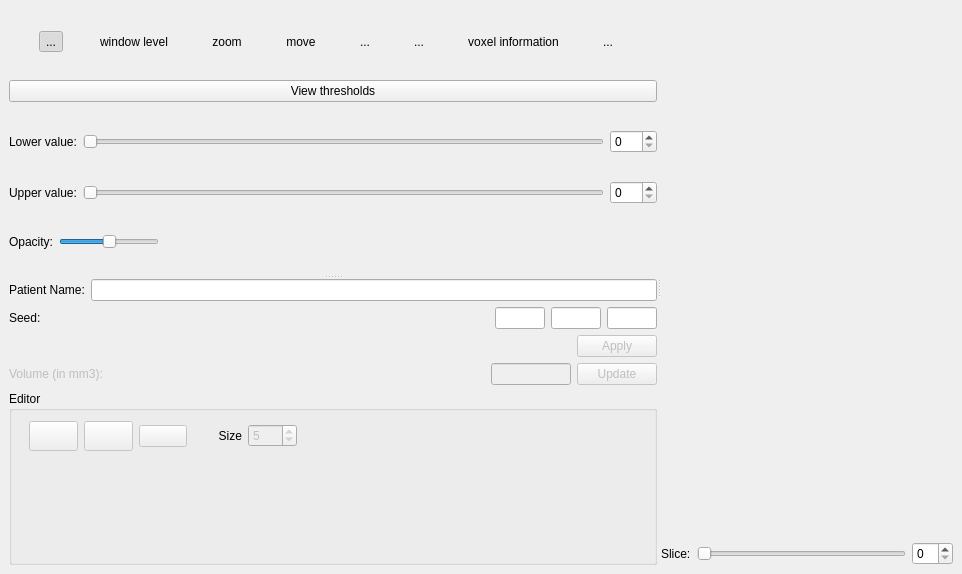
<ui version="4.0" >
 <author></author>
 <comment></comment>
 <exportmacro></exportmacro>
 <class>QStrokeSegmentationExtensionBase</class>
 <widget class="QWidget" name="QStrokeSegmentationExtensionBase" >
  <property name="geometry" >
   <rect>
    <x>0</x>
    <y>0</y>
    <width>962</width>
    <height>574</height>
   </rect>
  </property>
  <property name="windowTitle" >
   <string>Form</string>
  </property>
  <layout class="QHBoxLayout" >
   <property name="margin" >
    <number>9</number>
   </property>
   <property name="spacing" >
    <number>6</number>
   </property>
   <item>
    <widget class="QSplitter" name="m_verticalSplitter" >
     <property name="orientation" >
      <enum>Qt::Horizontal</enum>
     </property>
     <widget class="QSplitter" name="m_horizontalSplitter" >
      <property name="sizePolicy" >
       <sizepolicy>
        <hsizetype>7</hsizetype>
        <vsizetype>7</vsizetype>
        <horstretch>0</horstretch>
        <verstretch>0</verstretch>
       </sizepolicy>
      </property>
      <property name="orientation" >
       <enum>Qt::Vertical</enum>
      </property>
      <widget class="QWidget" name="layoutWidget_2" >
       <layout class="QVBoxLayout" >
        <property name="margin" >
         <number>0</number>
        </property>
        <property name="spacing" >
         <number>6</number>
        </property>
        <item>
         <layout class="QHBoxLayout" >
          <property name="margin" >
           <number>0</number>
          </property>
          <property name="spacing" >
           <number>0</number>
          </property>
          <item>
           <widget class="QToolButton" name="m_slicingToolButton" >
            <property name="text" >
             <string>...</string>
            </property>
            <property name="icon" >
             <iconset resource="../main/main.qrc" >:/images/slicing.png</iconset>
            </property>
            <property name="iconSize" >
             <size>
              <width>32</width>
              <height>32</height>
             </size>
            </property>
            <property name="checkable" >
             <bool>true</bool>
            </property>
            <property name="checked" >
             <bool>true</bool>
            </property>
            <property name="autoRaise" >
             <bool>true</bool>
            </property>
           </widget>
          </item>
          <item>
           <widget class="QToolButton" name="m_windowLevelToolButton" >
            <property name="text" >
             <string>window level</string>
            </property>
            <property name="icon" >
             <iconset resource="../main/main.qrc" >:/images/windowLevel.png</iconset>
            </property>
            <property name="iconSize" >
             <size>
              <width>32</width>
              <height>32</height>
             </size>
            </property>
            <property name="checkable" >
             <bool>true</bool>
            </property>
            <property name="autoRaise" >
             <bool>true</bool>
            </property>
           </widget>
          </item>
          <item>
           <widget class="QToolButton" name="m_zoomToolButton" >
            <property name="text" >
             <string>zoom</string>
            </property>
            <property name="icon" >
             <iconset resource="../main/main.qrc" >:/images/zoom.png</iconset>
            </property>
            <property name="iconSize" >
             <size>
              <width>32</width>
              <height>32</height>
             </size>
            </property>
            <property name="checkable" >
             <bool>true</bool>
            </property>
            <property name="autoRaise" >
             <bool>true</bool>
            </property>
           </widget>
          </item>
          <item>
           <widget class="QToolButton" name="m_moveToolButton" >
            <property name="text" >
             <string>move</string>
            </property>
            <property name="icon" >
             <iconset resource="../main/main.qrc" >:/images/move.png</iconset>
            </property>
            <property name="iconSize" >
             <size>
              <width>32</width>
              <height>32</height>
             </size>
            </property>
            <property name="checkable" >
             <bool>true</bool>
            </property>
            <property name="autoRaise" >
             <bool>true</bool>
            </property>
           </widget>
          </item>
          <item>
           <widget class="QToolButton" name="m_rotateClockWiseToolButton" >
            <property name="text" >
             <string>...</string>
            </property>
            <property name="icon" >
             <iconset resource="../main/main.qrc" >:/images/rotateClockWise.png</iconset>
            </property>
            <property name="iconSize" >
             <size>
              <width>32</width>
              <height>32</height>
             </size>
            </property>
            <property name="autoRaise" >
             <bool>true</bool>
            </property>
           </widget>
          </item>
          <item>
           <widget class="QToolButton" name="m_editorToolButton" >
            <property name="text" >
             <string>...</string>
            </property>
            <property name="icon" >
             <iconset resource="../main/main.qrc" >:/images/pencil.png</iconset>
            </property>
            <property name="iconSize" >
             <size>
              <width>32</width>
              <height>32</height>
             </size>
            </property>
            <property name="checkable" >
             <bool>true</bool>
            </property>
            <property name="autoRaise" >
             <bool>true</bool>
            </property>
           </widget>
          </item>
          <item>
           <widget class="QToolButton" name="m_voxelInformationToolButton" >
            <property name="layoutDirection" >
             <enum>Qt::LeftToRight</enum>
            </property>
            <property name="text" >
             <string>voxel information</string>
            </property>
            <property name="icon" >
             <iconset resource="../main/main.qrc" >:/images/voxelInformation.png</iconset>
            </property>
            <property name="iconSize" >
             <size>
              <width>32</width>
              <height>32</height>
             </size>
            </property>
            <property name="checkable" >
             <bool>true</bool>
            </property>
            <property name="autoRaise" >
             <bool>true</bool>
            </property>
           </widget>
          </item>
          <item>
           <widget class="QToolButton" name="m_seedToolButton" >
            <property name="text" >
             <string>...</string>
            </property>
            <property name="icon" >
             <iconset resource="../main/main.qrc" >:/images/seed.png</iconset>
            </property>
            <property name="iconSize" >
             <size>
              <width>32</width>
              <height>32</height>
             </size>
            </property>
            <property name="checkable" >
             <bool>true</bool>
            </property>
            <property name="autoRaise" >
             <bool>true</bool>
            </property>
           </widget>
          </item>
         </layout>
        </item>
        <item>
         <widget class="QPushButton" name="m_viewThresholdButton" >
          <property name="layoutDirection" >
           <enum>Qt::RightToLeft</enum>
          </property>
          <property name="text" >
           <string>View thresholds</string>
          </property>
         </widget>
        </item>
        <item>
         <layout class="QHBoxLayout" >
          <property name="margin" >
           <number>0</number>
          </property>
          <property name="spacing" >
           <number>6</number>
          </property>
          <item>
           <widget class="QLabel" name="textLabel1" >
            <property name="text" >
             <string>Lower value:</string>
            </property>
           </widget>
          </item>
          <item>
           <widget class="QSlider" name="m_lowerValueSlider" >
            <property name="maximum" >
             <number>255</number>
            </property>
            <property name="orientation" >
             <enum>Qt::Horizontal</enum>
            </property>
           </widget>
          </item>
          <item>
           <widget class="QSpinBox" name="m_lowerValueSpinBox" >
            <property name="maximum" >
             <number>255</number>
            </property>
           </widget>
          </item>
         </layout>
        </item>
        <item>
         <layout class="QHBoxLayout" >
          <property name="margin" >
           <number>0</number>
          </property>
          <property name="spacing" >
           <number>6</number>
          </property>
          <item>
           <widget class="QLabel" name="textLabel1_2" >
            <property name="text" >
             <string>Upper value:</string>
            </property>
           </widget>
          </item>
          <item>
           <widget class="QSlider" name="m_upperValueSlider" >
            <property name="maximum" >
             <number>255</number>
            </property>
            <property name="orientation" >
             <enum>Qt::Horizontal</enum>
            </property>
           </widget>
          </item>
          <item>
           <widget class="QSpinBox" name="m_upperValueSpinBox" >
            <property name="maximum" >
             <number>255</number>
            </property>
           </widget>
          </item>
         </layout>
        </item>
        <item>
         <layout class="QHBoxLayout" >
          <property name="margin" >
           <number>0</number>
          </property>
          <property name="spacing" >
           <number>6</number>
          </property>
          <item>
           <widget class="QLabel" name="m_opacitiyLabel" >
            <property name="text" >
             <string>Opacity:</string>
            </property>
           </widget>
          </item>
          <item>
           <widget class="QSlider" name="m_opacitySlider" >
            <property name="maximumSize" >
             <size>
              <width>100</width>
              <height>16777215</height>
             </size>
            </property>
            <property name="maximum" >
             <number>100</number>
            </property>
            <property name="value" >
             <number>50</number>
            </property>
            <property name="orientation" >
             <enum>Qt::Horizontal</enum>
            </property>
           </widget>
          </item>
          <item>
           <spacer>
            <property name="orientation" >
             <enum>Qt::Horizontal</enum>
            </property>
            <property name="sizeHint" >
             <size>
              <width>40</width>
              <height>20</height>
             </size>
            </property>
           </spacer>
          </item>
         </layout>
        </item>
       </layout>
      </widget>
      <widget class="QWidget" name="layoutWidget_3" >
       <layout class="QVBoxLayout" >
        <property name="margin" >
         <number>0</number>
        </property>
        <property name="spacing" >
         <number>6</number>
        </property>
        <item>
         <layout class="QHBoxLayout" >
          <property name="margin" >
           <number>0</number>
          </property>
          <property name="spacing" >
           <number>6</number>
          </property>
          <item>
           <widget class="QLabel" name="label_5" >
            <property name="text" >
             <string>Patient Name:</string>
            </property>
           </widget>
          </item>
          <item>
           <widget class="QLineEdit" name="m_patientNameLineEdit" />
          </item>
         </layout>
        </item>
        <item>
         <layout class="QVBoxLayout" >
          <property name="margin" >
           <number>0</number>
          </property>
          <property name="spacing" >
           <number>6</number>
          </property>
          <item>
           <layout class="QHBoxLayout" >
            <property name="margin" >
             <number>0</number>
            </property>
            <property name="spacing" >
             <number>6</number>
            </property>
            <item>
             <widget class="QLabel" name="m_seedLabel" >
              <property name="enabled" >
               <bool>true</bool>
              </property>
              <property name="text" >
               <string>Seed:</string>
              </property>
             </widget>
            </item>
            <item>
             <widget class="QLineEdit" name="m_seedXLineEdit" >
              <property name="enabled" >
               <bool>true</bool>
              </property>
              <property name="sizePolicy" >
               <sizepolicy>
                <hsizetype>4</hsizetype>
                <vsizetype>0</vsizetype>
                <horstretch>0</horstretch>
                <verstretch>0</verstretch>
               </sizepolicy>
              </property>
              <property name="maximumSize" >
               <size>
                <width>50</width>
                <height>16777215</height>
               </size>
              </property>
              <property name="readOnly" >
               <bool>true</bool>
              </property>
             </widget>
            </item>
            <item>
             <widget class="QLineEdit" name="m_seedYLineEdit" >
              <property name="enabled" >
               <bool>true</bool>
              </property>
              <property name="sizePolicy" >
               <sizepolicy>
                <hsizetype>4</hsizetype>
                <vsizetype>0</vsizetype>
                <horstretch>0</horstretch>
                <verstretch>0</verstretch>
               </sizepolicy>
              </property>
              <property name="maximumSize" >
               <size>
                <width>50</width>
                <height>16777215</height>
               </size>
              </property>
              <property name="readOnly" >
               <bool>true</bool>
              </property>
             </widget>
            </item>
            <item>
             <widget class="QLineEdit" name="m_seedZLineEdit" >
              <property name="enabled" >
               <bool>true</bool>
              </property>
              <property name="sizePolicy" >
               <sizepolicy>
                <hsizetype>4</hsizetype>
                <vsizetype>0</vsizetype>
                <horstretch>0</horstretch>
                <verstretch>0</verstretch>
               </sizepolicy>
              </property>
              <property name="maximumSize" >
               <size>
                <width>50</width>
                <height>16777215</height>
               </size>
              </property>
              <property name="readOnly" >
               <bool>true</bool>
              </property>
             </widget>
            </item>
           </layout>
          </item>
          <item>
           <widget class="QPushButton" name="m_applyMethodButton" >
            <property name="enabled" >
             <bool>false</bool>
            </property>
            <property name="sizePolicy" >
             <sizepolicy>
              <hsizetype>0</hsizetype>
              <vsizetype>0</vsizetype>
              <horstretch>0</horstretch>
              <verstretch>0</verstretch>
             </sizepolicy>
            </property>
            <property name="layoutDirection" >
             <enum>Qt::RightToLeft</enum>
            </property>
            <property name="text" >
             <string>Apply</string>
            </property>
           </widget>
          </item>
          <item>
           <layout class="QHBoxLayout" >
            <property name="margin" >
             <number>0</number>
            </property>
            <property name="spacing" >
             <number>6</number>
            </property>
            <item>
             <widget class="QLabel" name="m_resultsLabel" >
              <property name="enabled" >
               <bool>false</bool>
              </property>
              <property name="text" >
               <string>Volume (in mm3):</string>
              </property>
             </widget>
            </item>
            <item>
             <widget class="QLineEdit" name="m_resultsLineEdit" >
              <property name="enabled" >
               <bool>false</bool>
              </property>
              <property name="sizePolicy" >
               <sizepolicy>
                <hsizetype>4</hsizetype>
                <vsizetype>0</vsizetype>
                <horstretch>0</horstretch>
                <verstretch>0</verstretch>
               </sizepolicy>
              </property>
              <property name="maximumSize" >
               <size>
                <width>80</width>
                <height>16777215</height>
               </size>
              </property>
              <property name="readOnly" >
               <bool>true</bool>
              </property>
             </widget>
            </item>
            <item>
             <widget class="QPushButton" name="m_updateVolumeButton" >
              <property name="enabled" >
               <bool>false</bool>
              </property>
              <property name="sizePolicy" >
               <sizepolicy>
                <hsizetype>0</hsizetype>
                <vsizetype>0</vsizetype>
                <horstretch>0</horstretch>
                <verstretch>0</verstretch>
               </sizepolicy>
              </property>
              <property name="text" >
               <string>Update</string>
              </property>
             </widget>
            </item>
           </layout>
          </item>
         </layout>
        </item>
        <item>
         <layout class="QVBoxLayout" >
          <property name="margin" >
           <number>0</number>
          </property>
          <property name="spacing" >
           <number>6</number>
          </property>
          <item>
           <widget class="QGroupBox" name="groupEditor" >
            <property name="sizePolicy" >
             <sizepolicy>
              <hsizetype>7</hsizetype>
              <vsizetype>7</vsizetype>
              <horstretch>0</horstretch>
              <verstretch>0</verstretch>
             </sizepolicy>
            </property>
            <property name="title" >
             <string>Editor</string>
            </property>
            <widget class="QWidget" name="layoutWidget_4" >
             <property name="geometry" >
              <rect>
               <x>20</x>
               <y>30</y>
               <width>268</width>
               <height>30</height>
              </rect>
             </property>
             <layout class="QHBoxLayout" >
              <property name="margin" >
               <number>0</number>
              </property>
              <property name="spacing" >
               <number>6</number>
              </property>
              <item>
               <widget class="QPushButton" name="m_eraseButton" >
                <property name="enabled" >
                 <bool>false</bool>
                </property>
                <property name="sizePolicy" >
                 <sizepolicy>
                  <hsizetype>1</hsizetype>
                  <vsizetype>1</vsizetype>
                  <horstretch>0</horstretch>
                  <verstretch>0</verstretch>
                 </sizepolicy>
                </property>
                <property name="text" >
                 <string/>
                </property>
                <property name="icon" >
                 <iconset resource="../main/main.qrc" >:/images/eraser.png</iconset>
                </property>
                <property name="flat" >
                 <bool>false</bool>
                </property>
               </widget>
              </item>
              <item>
               <widget class="QPushButton" name="m_paintButton" >
                <property name="enabled" >
                 <bool>false</bool>
                </property>
                <property name="sizePolicy" >
                 <sizepolicy>
                  <hsizetype>1</hsizetype>
                  <vsizetype>1</vsizetype>
                  <horstretch>0</horstretch>
                  <verstretch>0</verstretch>
                 </sizepolicy>
                </property>
                <property name="text" >
                 <string/>
                </property>
                <property name="icon" >
                 <iconset resource="../main/main.qrc" >:/images/airbrush.png</iconset>
                </property>
                <property name="checkable" >
                 <bool>false</bool>
                </property>
                <property name="checked" >
                 <bool>false</bool>
                </property>
                <property name="flat" >
                 <bool>false</bool>
                </property>
               </widget>
              </item>
              <item>
               <widget class="QPushButton" name="m_eraseSliceButton" >
                <property name="enabled" >
                 <bool>false</bool>
                </property>
                <property name="text" >
                 <string/>
                </property>
                <property name="icon" >
                 <iconset resource="../main/main.qrc" >:/images/axial.png</iconset>
                </property>
               </widget>
              </item>
              <item>
               <widget class="QLabel" name="label_3" >
                <property name="text" >
                 <string>Size</string>
                </property>
                <property name="alignment" >
                 <set>Qt::AlignRight|Qt::AlignTrailing|Qt::AlignVCenter</set>
                </property>
               </widget>
              </item>
              <item>
               <widget class="QSpinBox" name="m_editorSize" >
                <property name="enabled" >
                 <bool>false</bool>
                </property>
                <property name="minimum" >
                 <number>0</number>
                </property>
                <property name="value" >
                 <number>5</number>
                </property>
               </widget>
              </item>
             </layout>
            </widget>
           </widget>
          </item>
         </layout>
        </item>
       </layout>
      </widget>
     </widget>
     <widget class="QWidget" name="layoutWidget" >
      <layout class="QVBoxLayout" >
       <property name="margin" >
        <number>0</number>
       </property>
       <property name="spacing" >
        <number>6</number>
       </property>
       <item>
        <widget class="udg::Q2DViewer" name="m_2DView" >
         <property name="sizePolicy" >
          <sizepolicy>
           <hsizetype>7</hsizetype>
           <vsizetype>7</vsizetype>
           <horstretch>0</horstretch>
           <verstretch>0</verstretch>
          </sizepolicy>
         </property>
         <property name="maximumSize" >
          <size>
           <width>100000</width>
           <height>100000</height>
          </size>
         </property>
        </widget>
       </item>
       <item>
        <layout class="QHBoxLayout" >
         <property name="margin" >
          <number>0</number>
         </property>
         <property name="spacing" >
          <number>6</number>
         </property>
         <item>
          <widget class="QLabel" name="m_sliceLabel" >
           <property name="text" >
            <string>Slice:</string>
           </property>
          </widget>
         </item>
         <item>
          <widget class="QSlider" name="m_sliceViewSlider" >
           <property name="orientation" >
            <enum>Qt::Horizontal</enum>
           </property>
          </widget>
         </item>
         <item>
          <widget class="QSpinBox" name="m_sliceSpinBox" />
         </item>
        </layout>
       </item>
      </layout>
     </widget>
    </widget>
   </item>
  </layout>
 </widget>
 <pixmapfunction></pixmapfunction>
 <customwidgets>
  <customwidget>
   <class>udg::Q2DViewer</class>
   <extends>QWidget</extends>
   <header>q2dviewer.h</header>
   <container>0</container>
   <pixmap></pixmap>
  </customwidget>
 </customwidgets>
 <resources>
  <include location="../main/main.qrc" />
 </resources>
 <connections>
  <connection>
   <sender>m_upperValueSlider</sender>
   <signal>valueChanged(int)</signal>
   <receiver>m_upperValueSpinBox</receiver>
   <slot>setValue(int)</slot>
   <hints>
    <hint type="sourcelabel" >
     <x>236</x>
     <y>86</y>
    </hint>
    <hint type="destinationlabel" >
     <x>309</x>
     <y>86</y>
    </hint>
   </hints>
  </connection>
  <connection>
   <sender>m_upperValueSpinBox</sender>
   <signal>valueChanged(int)</signal>
   <receiver>m_upperValueSlider</receiver>
   <slot>setValue(int)</slot>
   <hints>
    <hint type="sourcelabel" >
     <x>309</x>
     <y>86</y>
    </hint>
    <hint type="destinationlabel" >
     <x>236</x>
     <y>86</y>
    </hint>
   </hints>
  </connection>
  <connection>
   <sender>m_lowerValueSlider</sender>
   <signal>valueChanged(int)</signal>
   <receiver>m_lowerValueSpinBox</receiver>
   <slot>setValue(int)</slot>
   <hints>
    <hint type="sourcelabel" >
     <x>240</x>
     <y>126</y>
    </hint>
    <hint type="destinationlabel" >
     <x>427</x>
     <y>126</y>
    </hint>
   </hints>
  </connection>
  <connection>
   <sender>m_lowerValueSpinBox</sender>
   <signal>valueChanged(int)</signal>
   <receiver>m_lowerValueSlider</receiver>
   <slot>setValue(int)</slot>
   <hints>
    <hint type="sourcelabel" >
     <x>427</x>
     <y>126</y>
    </hint>
    <hint type="destinationlabel" >
     <x>240</x>
     <y>126</y>
    </hint>
   </hints>
  </connection>
  <connection>
   <sender>m_sliceSpinBox</sender>
   <signal>valueChanged(int)</signal>
   <receiver>m_sliceViewSlider</receiver>
   <slot>setValue(int)</slot>
   <hints>
    <hint type="sourcelabel" >
     <x>501</x>
     <y>216</y>
    </hint>
    <hint type="destinationlabel" >
     <x>425</x>
     <y>216</y>
    </hint>
   </hints>
  </connection>
  <connection>
   <sender>m_sliceViewSlider</sender>
   <signal>valueChanged(int)</signal>
   <receiver>m_sliceSpinBox</receiver>
   <slot>setValue(int)</slot>
   <hints>
    <hint type="sourcelabel" >
     <x>425</x>
     <y>216</y>
    </hint>
    <hint type="destinationlabel" >
     <x>501</x>
     <y>216</y>
    </hint>
   </hints>
  </connection>
 </connections>
</ui>
